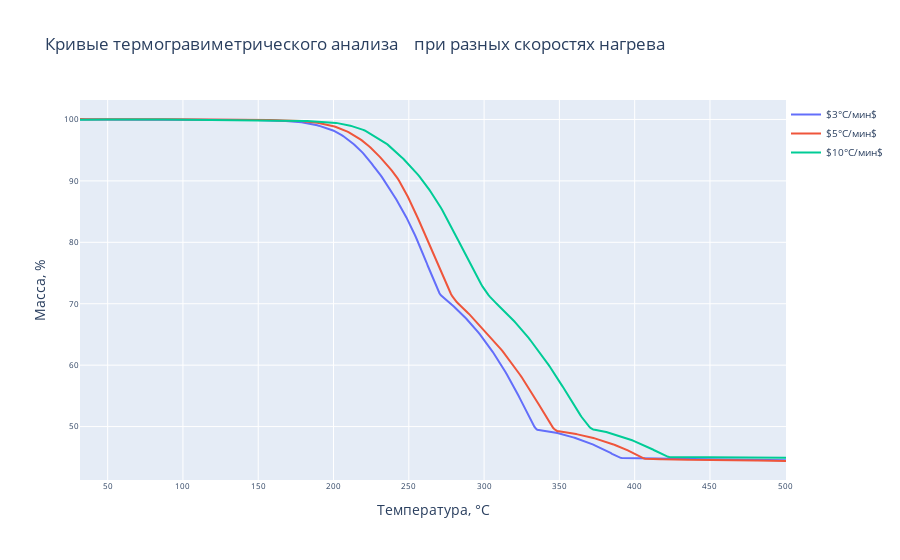

Write notebook code for a chart like this one.
### Markdown cell above
Кинетику твердофазных реакций можно изучать с помощью термических аналитических методов путем измерения свойств образца при нагреве или при постоянной температуре. Если реакция связана с потерей массы, то масса отслеживается на протяжении реакции, и кинетика обычно изучается с помощью термогравиметрии (ТГА). Тепловой эффект (выделяющийся или поглощаемый) - это еще одно измеряемое свойство, которое используется для кинетической оценки с использованием дифференциальной сканирующей калориметрии (ДСК) или дифференциального термического анализа (ДТА). Данные о потере массы или потоке тепла преобразуются в нормализованную форму, называемую степенью превращения ($\alpha$). Степень превращения варьирует от 0 до 1 и является мерой прогресса реакции в зависимости от времени или температуры.

Для изотермического термогравиметрического анализа доля превращения в любой момент времени определяется следующим образом:

$$ \alpha = \frac{{m_0 - m_t}}{{m_0 - m_{\infty}}} \tag{1}$$

где:
$ m_0 $ - начальная масса образца,
 $ m_t $ - масса образца в момент времени $ t $, 
 $ m_{\infty} $ - конечная масса образца.

### Code cell
fig = go.Figure()

fig.add_trace(go.Scatter(x=df.index, y=df['3'], name=r'$3°C/мин$'))
fig.add_trace(go.Scatter(x=df.index, y=df['5'], name=r'$5°C/мин$'))
fig.add_trace(go.Scatter(x=df.index, y=df['10'], name=r'$10°C/мин$'))

fig.update_layout(
xaxis=dict(title='Температура, °С'),
yaxis=dict(title='Масса, %'),
title=dict(text='Кривые термогравиметрического анализа\
    при разных скоростях нагрева')
)

fig.update_layout(
legend=dict(
x=1,
y=1,
traceorder="normal",
font=dict(size=10)
),
xaxis_tickfont=dict(size=8),
yaxis_tickfont=dict(size=8)
)

fig.show()

### Figure 1 — Plotly figure (JSON) as saved in the notebook; plotly's stock layout.template omitted (floating-point values rounded to 4 significant figures; data arrays with more than 128 entries replaced by an {"elided": "..."} marker saying what was removed)
{"data": [{"name": "$3°C/мин$", "type": "scatter", "x": {"elided": "492 float values"}, "y": {"elided": "492 float values"}}, {"name": "$5°C/мин$", "type": "scatter", "x": {"elided": "492 float values"}, "y": {"elided": "492 float values"}}, {"name": "$10°C/мин$", "type": "scatter", "x": {"elided": "492 float values"}, "y": {"elided": "492 float values"}}], "layout": {"legend": {"font": {"size": 10}, "traceorder": "normal", "x": 1, "y": 1}, "title": {"text": "Кривые термогравиметрического анализа    при разных скоростях нагрева"}, "xaxis": {"tickfont": {"size": 8}, "title": {"text": "Температура, °С"}}, "yaxis": {"tickfont": {"size": 8}, "title": {"text": "Масса, %"}}}}
